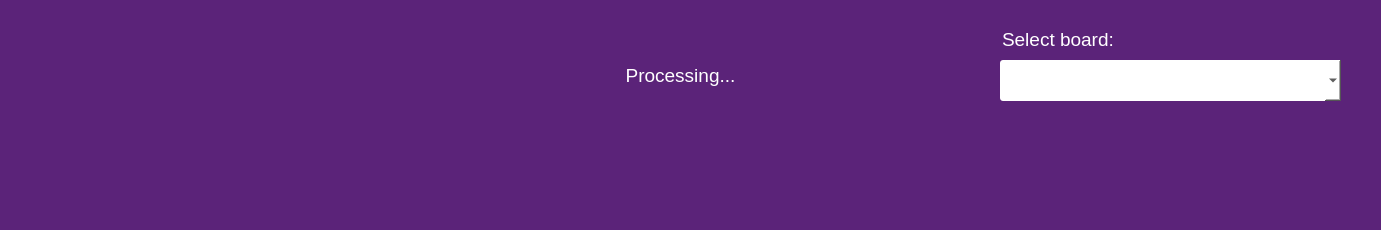
   <widget class="QWidget" name="header" native="true">
    <property name="geometry">
     <rect>
      <x>0</x>
      <y>0</y>
      <width>1381</width>
      <height>230</height>
     </rect>
    </property>
    <property name="font">
     <font>
      
     </font>
    </property>
    <property name="autoFillBackground">
     <bool>false</bool>
    </property>
    <property name="styleSheet">
     <string notr="true">background-color:#5B2379;</string>
    </property>
    <widget class="QLabel" name="mainLogo">
     <property name="geometry">
      <rect>
       <x>24</x>
       <y>22</y>
       <width>365</width>
       <height>93</height>
      </rect>
     </property>
     <property name="font">
      <font>
       
      </font>
     </property>
     <property name="text">
      <string/>
     </property>
    </widget>
    <widget class="QComboBox" name="boardSelect">
     <property name="geometry">
      <rect>
       <x>1000</x>
       <y>60</y>
       <width>341</width>
       <height>41</height>
      </rect>
     </property>
     <property name="font">
      <font>
       
      </font>
     </property>
     <property name="styleSheet">
      <string notr="true">background-color:white; border-radius:3px; </string>
     </property>
    </widget>
    <widget class="QLabel" name="colorDepth_label_2">
     <property name="geometry">
      <rect>
       <x>1002</x>
       <y>24</y>
       <width>280</width>
       <height>31</height>
      </rect>
     </property>
     <property name="font">
      <font>
       
       <pointsize>-1</pointsize>
      </font>
     </property>
     <property name="styleSheet">
      <string notr="true">font-size: 19px;
     color: #ffffff; </string>
     </property>
     <property name="text">
      <string>Select board:</string>
     </property>
    </widget>
    <widget class="QLabel" name="converting_label">
     <property name="geometry">
      <rect>
       <x>0</x>
       <y>60</y>
       <width>1361</width>
       <height>31</height>
      </rect>
     </property>
     <property name="font">
      <font>
       
       <pointsize>-1</pointsize>
      </font>
     </property>
     <property name="styleSheet">
      <string notr="true">font-size: 19px;
     color: #ffffff; </string>
     </property>
     <property name="text">
      <string>Processing...</string>
     </property>
     <property name="alignment">
      <set>Qt::AlignmentFlag::AlignCenter</set>
     </property>
    </widget>
    <zorder>converting_label</zorder>
    <zorder>mainLogo</zorder>
    <zorder>boardSelect</zorder>
    <zorder>colorDepth_label_2</zorder>
   </widget>
